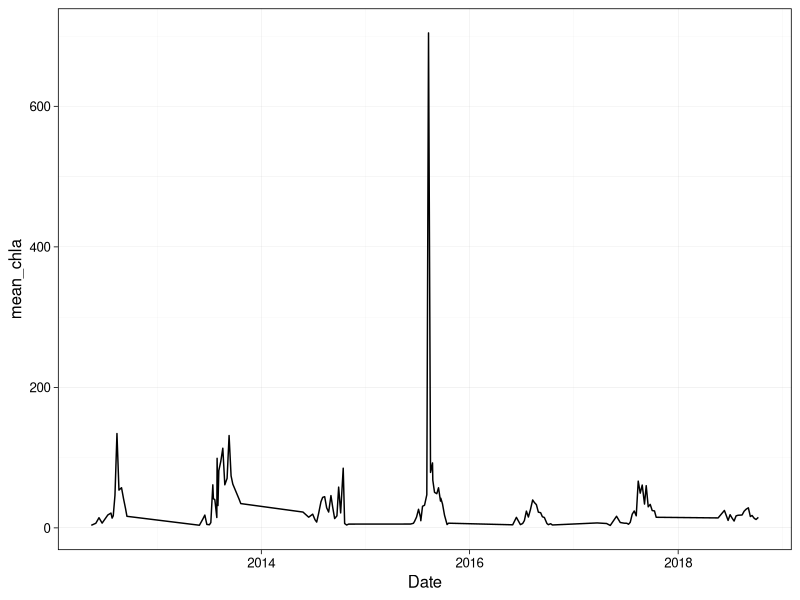
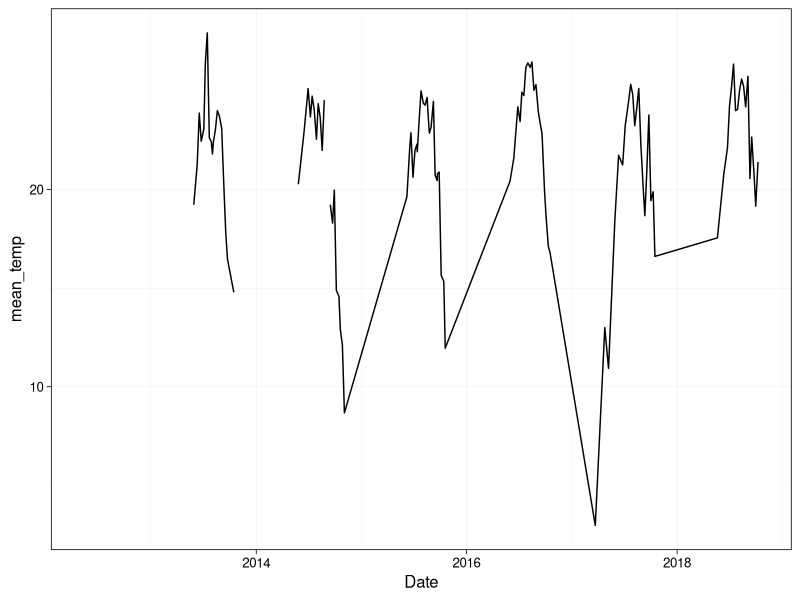
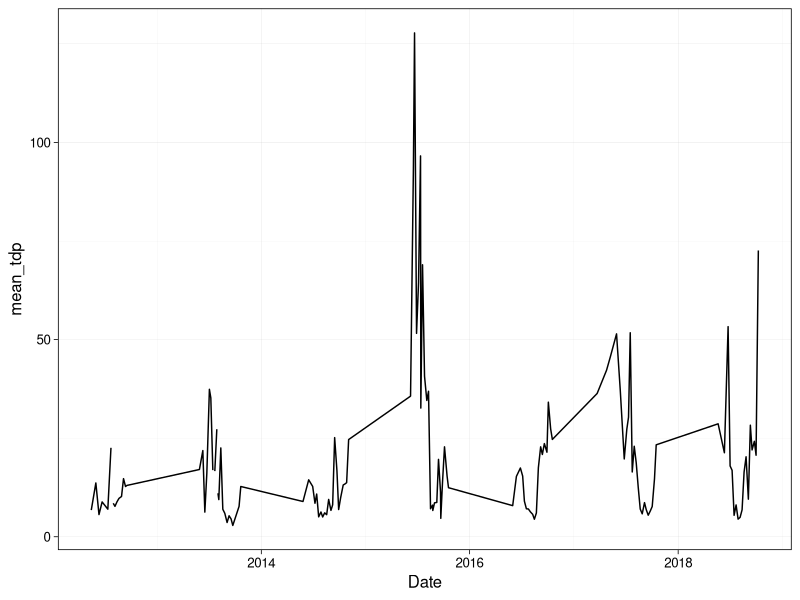
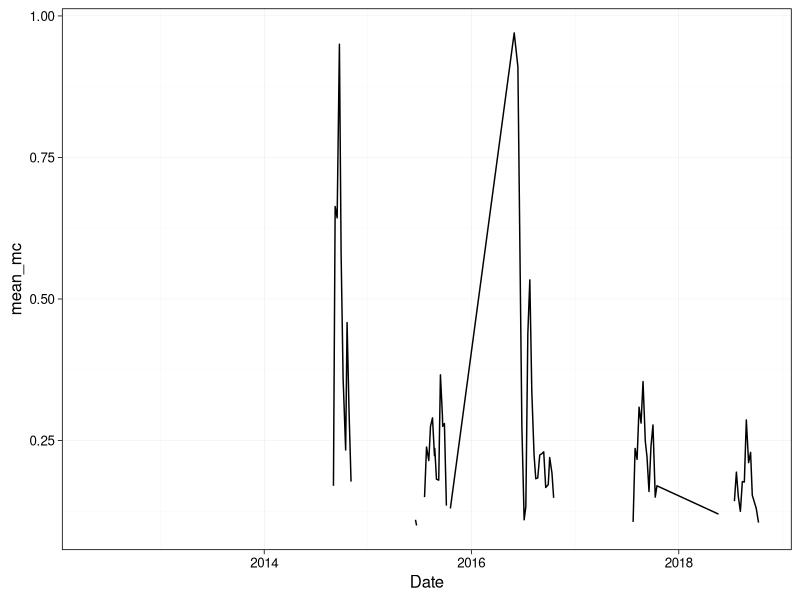
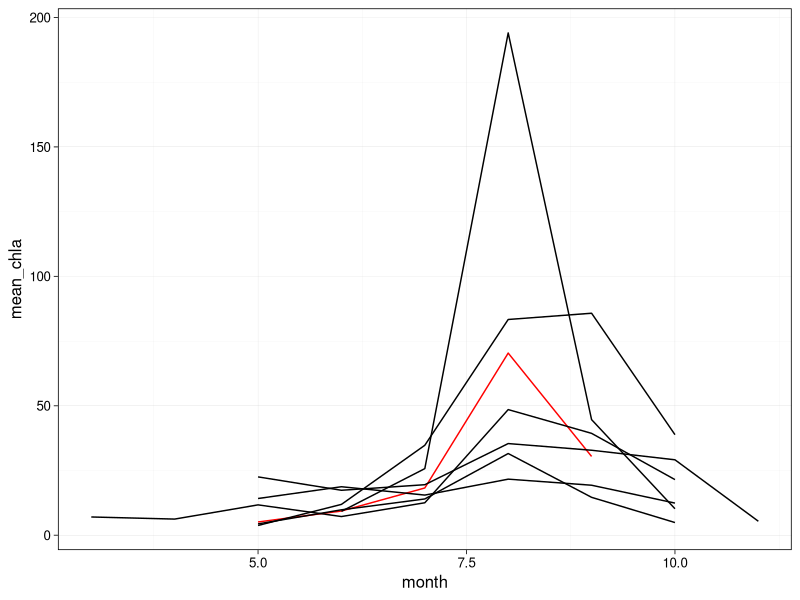

These charts were generated, in order, by the following R code: (Note: this script raises an error after producing the figures.)
library(tidyverse)
#install.packages("lubridate")
library(lubridate)

##setting ggplot theme
ggplot_theme <- theme_linedraw(base_size = 12) +
  theme(panel.grid=element_line(colour="gray"),
        axis.text = element_text(color = "black"), 
        legend.position = "top")
theme_set(ggplot_theme)

##load data
Erie_data <- read.csv("./Data/Processed/Erie_2012_2018_processed.csv")
View(Erie_data)

##data wrangling
class(Erie_data$Date)
Erie_data$Date <- as.Date(Erie_data$Date, format="%m/%d/%Y")

Erie_data_subset <- data_frame(Erie_data$Date, Erie_data$Sample.Depth.category, 
                               Erie_data$CTD.Temperature.b0C, 
                               Erie_data$CTD.Dissolved.Oxygen.mg.L,
                               Erie_data$Dissolved.Microcystin.b5g.L,
                               Erie_data$Extracted.Chlorophyll.a.b5g.L, 
                               Erie_data$Extracted.Phycocyanin.b5g.L, 
                               Erie_data$Total.Dissolved.Phosphorus.b5g.P.L,
                               Erie_data$Ammonia.b5g.N.L,
                               Erie_data$Nitrate..Nitrite.mg.N.L,
                               Erie_data$Urea.b5g.N.L)

colnames(Erie_data_subset) <- c("Date", "Depth_category", "Temp", "DO", "MC", "Chla", "PC", "TDP", "NH3", "NO23", "urea")
View(Erie_data_subset)

Erie_data_date_means <- Erie_data_subset %>%
  group_by(Date) %>%
  summarize(mean_chla = mean(Chla, na.rm=T),
            mean_temp = mean(Temp, na.rm=T),
            mean_mc = mean(MC,na.rm=T),
            mean_do = mean(DO,na.rm=T),
            mean_tdp = mean(TDP, na.rm=T),
            mean_no23 = mean(NO23, na.rm=T)) %>%
  mutate(month = month(Date)) %>%
  mutate(year = year(Date))

View(Erie_data_date_means)

chla_plot <- ggplot() +
  geom_line(data=Erie_data_date_means, aes(x=Date, y=mean_chla))

chla_plot

temp_plot <- ggplot() +
  geom_line(data=Erie_data_date_means, aes(x=Date, y=mean_temp))

temp_plot

tdp_plot <- ggplot() +
  geom_line(data=Erie_data_date_means, aes(x=Date, y=mean_tdp))

tdp_plot

mc_plot <- ggplot() +
  geom_line(data=Erie_data_date_means, aes(x=Date, y=mean_mc))

mc_plot

  
  
Erie_data_month_means <- Erie_data_subset %>%
    mutate(month = month(Date)) %>%
    mutate(year = year(Date)) %>%
    group_by(year, month) %>%
    summarize(mean_chla = mean(Chla, na.rm=T),
              mean_temp = mean(Temp, na.rm=T),
              mean_mc = mean(MC, na.rm=T), 
              mean_do = mean(DO, na.rm=T), 
              mean_tdp = mean(TDP, na.rm=T),
              mean_no23 = mean(NO23, na.rm=T)) 
  
View(Erie_data_month_means)
  
chla_plot_ext <- ggplot() +
  geom_line(data=filter(Erie_data_month_means, year=="2012"), aes(x=month, y=mean_chla),
            color="red") +
  geom_line(data=filter(Erie_data_month_means, year=="2013"), aes(x=month, y=mean_chla)) +
  geom_line(data=filter(Erie_data_month_means, year=="2014"), aes(x=month, y=mean_chla)) +
  geom_line(data=filter(Erie_data_month_means, year=="2015"), aes(x=month, y=mean_chla)) +
  geom_line(data=filter(Erie_data_month_means, year=="2016"), aes(x=month, y=mean_chla)) +
  geom_line(data=filter(Erie_data_month_means, year=="2017"), aes(x=month, y=mean_chla)) +
  geom_line(data=filter(Erie_data_month_means, year=="2018"), aes(x=month, y=mean_chla))

chla_plot_ext

temp_plot_ext <- ggplot() +
  geom_line(data=filter(Erie_data_surface_ext, year=="2017"), aes(x=Date, y=mean_temp))

temp_plot_ext
